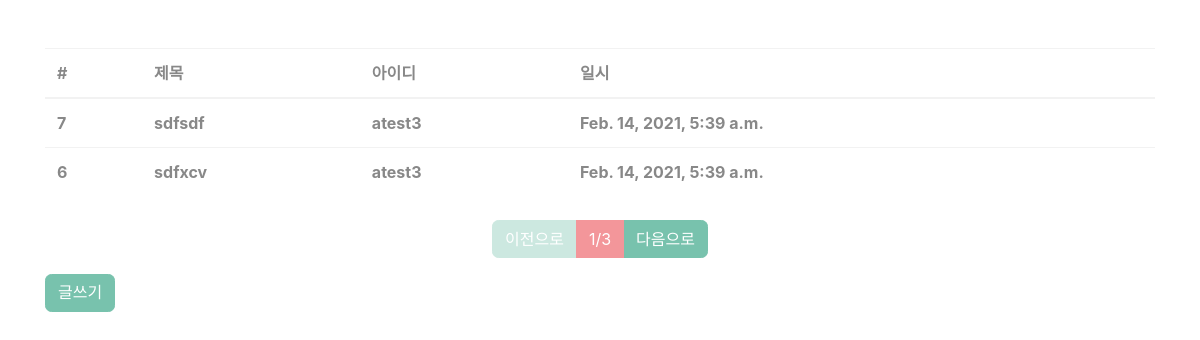
Before: /board/list/ with the older database file.
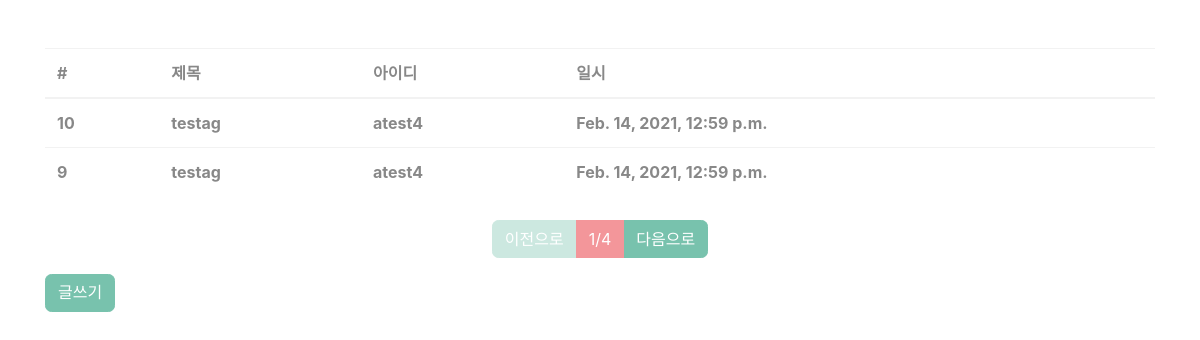
After: the same page with the newer database file.
### board/models.py (models this page shows, shortened)
class Board(models.Model):
    title = models.CharField(max_length=128, verbose_name='제목')
    contents = models.TextField(verbose_name='내용')
    writer = models.ForeignKey('fcuser.Fcuser', verbose_name='작성자',      # 외래키는 주키와 연결되므로 지정하지 않아도된다.
                               on_delete=models.CASCADE)                    # SET.null / default 등 지정가능
    tags = models.ManyToManyField('tag.Tag', verbose_name='태그')
    registered_dttm = models.DateTimeField(
        auto_now_add=True, verbose_name='등록시간')
    class Meta:
        db_table = 'fastcampus_board'
        verbose_name = '패스트캠퍼스 게시글'
        verbose_name_plural = '패스트캠퍼스 게시글'     # 복수단어 처리

### fcuser/models.py (models this page shows)
class Fcuser(models.Model):
    username = models.CharField(max_length=32, verbose_name='사용자명')
    password = models.CharField(max_length=64, verbose_name='비밀번호')
    useremail = models.EmailField(max_length=128, verbose_name='이메일')
    registered_dttm = models.DateTimeField(
        auto_now_add=True, verbose_name='등록시간')
    def __str__(self):
        return self.username
    class Meta:
        db_table = 'fastcampus_fcuser'
        verbose_name = '패스트캠퍼스 사용자'
        verbose_name_plural = '패스트캠퍼스 사용자'     # 복수단어 처리

### board/views.py (the view)
# urls.py: path('list/', views.board_list),
def board_list(request):
    all_boards = Board.objects.all().order_by('-id')    # - 역순 의미
    paginator = Paginator(all_boards, 2)
    page = int(request.GET.get('p', 1))
    boards = paginator.get_page(page)       # p안에 있는 p번째 페이지의 항목들(행들)을 넘기겠다.
    return render(request, 'board_list.html', {'boards': boards})

### board/templates/board_list.html
{% extends "base.html" %}
{% block contents %}
<div class="row mt-5">
    <div class="col-12">
        <table class="table">
           <thead>
               <tr>
                   <th>#</th>
                   <th>제목</th>
                   <th>아이디</th>
                   <th>일시</th>
               </tr>
           </thead>
           <tbody>
            {% for board in boards %}
            <tr>
                <th><a href="/board/detail/{{board.id}}/" style="color:#888888;">{{board.id}}</a></th>
                <th><a href="#" style="color: #888888;">{{board.title}}</a></th>
                <th>a{{board.writer}}</th>
                <th>{{board.registered_dttm}}</th>
            </tr>
            {% endfor %}
        </tbody>
        </table>
    </div>
</div>
<div class="row mt-2">
    <div class="col-12">
        <nav>
            <ul class="pagination justify-content-center">
                {% if boards.has_previous %}
                <li class="page-item"><a class="page-link"  href="?p={{ boards.previous_page_number }}">이전으로</a></li>
                {% else %}
                <li class="page-item disabled"><a class="page-link"  href="#">이전으로</a></li>
                {% endif %}
                <li class="page-item active">
                    <a href="#" class="page-link">{{ boards.number}}/{{ boards.paginator.num_pages}}</a>
                </li>
                {% if boards.has_next %}
                <li class="page-item"><a class="page-link"  href="?p={{ boards.next_page_number }}">다음으로</a> </li>
                {% else %}
                <li class="page-item disabled"><a class="page-link"  href="#">다음으로</a></li>
                {% endif %}
            </ul>
        </nav>
    </div>
</div>
<div class="row">
    <div class="col-12">
        <button type="button" class="btn btn-primary" onclick="location.href='/board/write/'">글쓰기</button>
    </div>
</div>
{% endblock %}

### board/templates/base.html (shortened to what this page needs)
<!DOCTYPE html>
<html lang="en">
<head>
    <link rel="stylesheet" href="/static/bootstrap.min.css">
</head>
<body>
    <div class="container">
        {% block contents %}
        {% endblock %}
    </div>
</body>
</html>

Changed rows visible on the page:
no longer on this page (row unchanged): Board: id "7", title "sdfsdf", writer "test3", registered_dttm "Feb. 14, 2021, 5:39 a.m."
no longer on this page (row unchanged): Board: id "6", title "sdfxcv", writer "test3", registered_dttm "Feb. 14, 2021, 5:39 a.m."
added Board: id "10", title "testag", writer "test4", registered_dttm "Feb. 14, 2021, 12:59 p.m."
added Board: id "9", title "testag", writer "test4", registered_dttm "Feb. 14, 2021, 12:59 p.m."
Other visible differences:
{{ boards.paginator.num_pages }}: "3" → "4"
